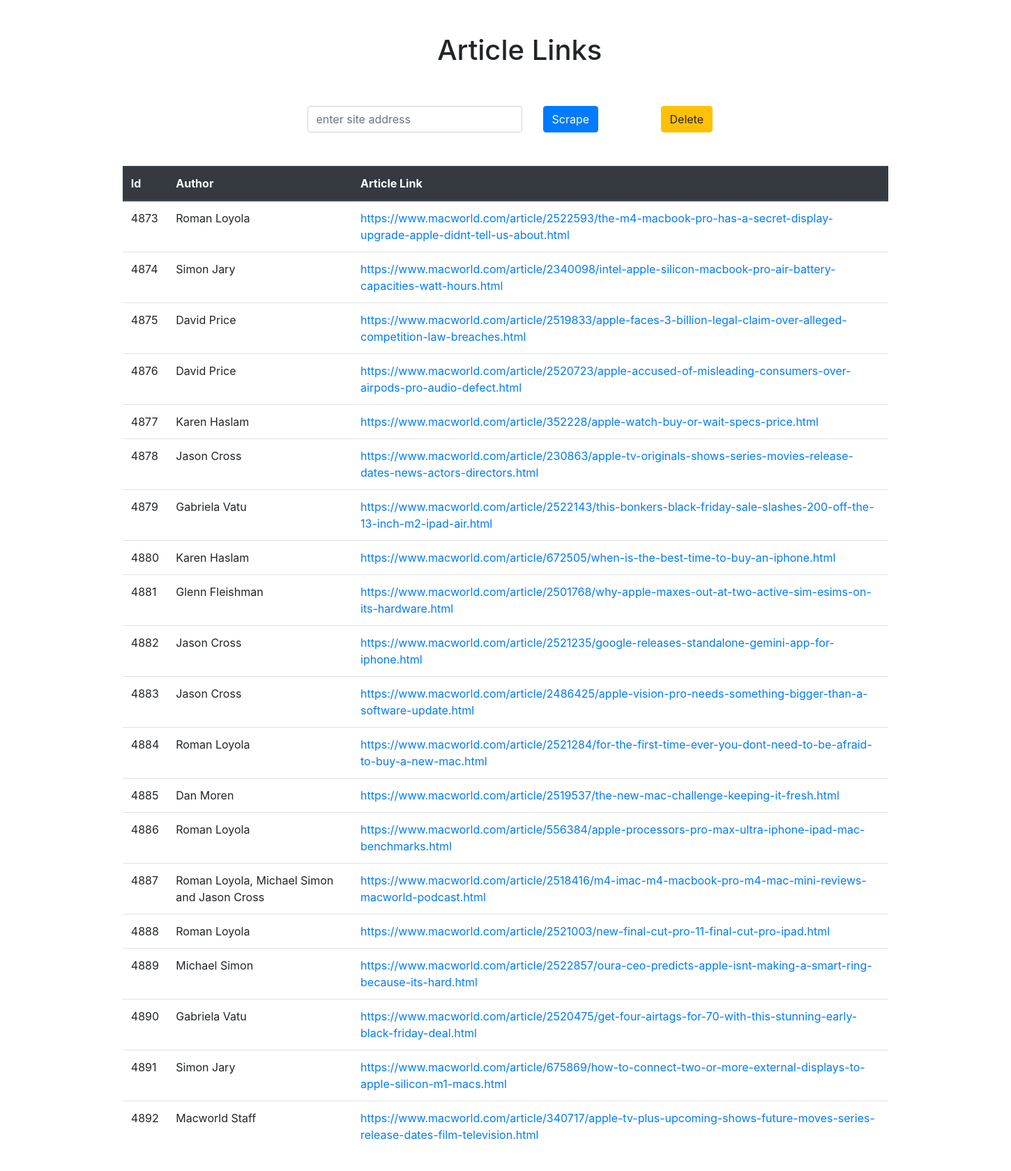
The page / on the database its author committed.
### webscraper/models.py (models this page shows, shortened)
class scraped_data(models.Model):
    name = models.CharField(max_length=100 ,null=True ,blank=True )
    address = models.CharField(max_length=200 ,null=True ,blank=True)
    title = models.CharField(max_length=250 ,null=True ,blank=True)
    published = models.CharField(max_length=50 ,null=True ,blank=True)
    article_img = models.CharField(max_length=150 ,null=True ,blank=True)
    body =models.CharField(max_length=20000 ,null=True ,blank=True)

### webscraper/views.py (the view)
# urls.py: path('',views.scrape,name='scrape'),
def scrape(request):
    if request.method == 'POST':
        site  = request.POST.get('site','')
        if site!='' and site!= None:
            article_links = macworld_article_list(site)
            if article_links:
                for article in article_links:
                    art = macworld_article_details(article)
                    if art:
                        name = art.get('author', 'Unknown Author')
                        address = art.get('url', 'No URL')
                        title = art.get('title', 'No Title')
                        published = art.get('published', 'No Date')
                        body = art.get('body', 'No Content')
                        article_img = art.get('article_img','no image')
                        scraped_data.objects.create(
                            name=name,
                            address=address,
                            title=title,
                            published=published,
                            article_img=article_img,
                            body=body
                        )
                    else:
                        print(f"Skipping article: {article} (No details found)")
            return HttpResponseRedirect('/')
        else:
            data  = scraped_data.objects.all()
    else:
        data  = scraped_data.objects.only('name', 'address')
    return render(request,'webscraper/scraper.html',{'data':data})

### webscraper/templates/webscraper/scraper.html (shortened to what this page needs)
<!DOCTYPE html>
<html lang="en">
    <head>
        <link rel="stylesheet" href="https://stackpath.bootstrapcdn.com/bootstrap/4.3.1/css/bootstrap.min.css">
</head>
<body>
    <div class="row m-5">
        <div class="col-md-6 offset-md-5 ">
            <h1>Article Links</h1>
        </div>
    </div>
    <div class="container offset-md-3">
        <div class="row m-5 ">
            <div class="col-md-4">
                <form action="/" method="POST">
                    <input type="text" name="site" class="form-control" id="site" placeholder="enter site address">
            </div>
            <div class="col-md-2">
                <button class="btn btn-primary" type="submit">Scrape</button>
            </div>
            <div class="col-md-6">
                <a class="btn btn-warning" href="/clear">Delete</a>
            </div>
        </div>
    </div>
    <div class="row m-5">
        <div class="col-md-10 offset-md-1 ">
            <div class="table-responsive">
                <table class="table">
                    <thead class="thead-dark">
                      <tr>
                        <th scope="col">Id</th>
                        <th scope="col">Author</th>
                        <th scope="col">Article Link</th>
                      </tr>
                    </thead>
                    <tbody>
                    {% for link in data %}
                      <tr>
                        <td>{{link.id}}</td>
                        <td>{{link.name}}</td>
                        <td><a href="/detail/{{link.id}}">{{link.address}}</a></td>
                      </tr>
                    {% endfor %}
                    </tbody>
                  </table>
            </div>
        </div>
    </div>
</body>
</html>

### rows shown on the page
scraped_data: id "4873", name "Roman Loyola", address "https://www.macworld.com/article/2522593/the-m4-macbook-pro-has-a-secret-display-upgrade-apple-didnt-tell-us-about.html"
scraped_data: id "4874", name "Simon Jary", address "https://www.macworld.com/article/2340098/intel-apple-silicon-macbook-pro-air-battery-capacities-watt-hours.html"
scraped_data: id "4875", name "David Price", address "https://www.macworld.com/article/2519833/apple-faces-3-billion-legal-claim-over-alleged-competition-law-breaches.html"
scraped_data: id "4876", name "David Price", address "https://www.macworld.com/article/2520723/apple-accused-of-misleading-consumers-over-airpods-pro-audio-defect.html"
scraped_data: id "4877", name "Karen Haslam", address "https://www.macworld.com/article/352228/apple-watch-buy-or-wait-specs-price.html"
scraped_data: id "4878", name "Jason Cross", address "https://www.macworld.com/article/230863/apple-tv-originals-shows-series-movies-release-dates-news-actors-directors.html"
scraped_data: id "4879", name "Gabriela Vatu", address "https://www.macworld.com/article/2522143/this-bonkers-black-friday-sale-slashes-200-off-the-13-inch-m2-ipad-air.html"
scraped_data: id "4880", name "Karen Haslam", address "https://www.macworld.com/article/672505/when-is-the-best-time-to-buy-an-iphone.html"
scraped_data: id "4881", name "Glenn Fleishman", address "https://www.macworld.com/article/2501768/why-apple-maxes-out-at-two-active-sim-esims-on-its-hardware.html"
scraped_data: id "4882", name "Jason Cross", address "https://www.macworld.com/article/2521235/google-releases-standalone-gemini-app-for-iphone.html"
scraped_data: id "4883", name "Jason Cross", address "https://www.macworld.com/article/2486425/apple-vision-pro-needs-something-bigger-than-a-software-update.html"
scraped_data: id "4884", name "Roman Loyola", address "https://www.macworld.com/article/2521284/for-the-first-time-ever-you-dont-need-to-be-afraid-to-buy-a-new-mac.html"
scraped_data: id "4885", name "Dan Moren", address "https://www.macworld.com/article/2519537/the-new-mac-challenge-keeping-it-fresh.html"
scraped_data: id "4886", name "Roman Loyola", address "https://www.macworld.com/article/556384/apple-processors-pro-max-ultra-iphone-ipad-mac-benchmarks.html"
scraped_data: id "4887", name "Roman Loyola, Michael Simon and Jason Cross", address "https://www.macworld.com/article/2518416/m4-imac-m4-macbook-pro-m4-mac-mini-reviews-macworld-podcast.html"
scraped_data: id "4888", name "Roman Loyola", address "https://www.macworld.com/article/2521003/new-final-cut-pro-11-final-cut-pro-ipad.html"
scraped_data: id "4889", name "Michael Simon", address "https://www.macworld.com/article/2522857/oura-ceo-predicts-apple-isnt-making-a-smart-ring-because-its-hard.html"
scraped_data: id "4890", name "Gabriela Vatu", address "https://www.macworld.com/article/2520475/get-four-airtags-for-70-with-this-stunning-early-black-friday-deal.html"
scraped_data: id "4891", name "Simon Jary", address "https://www.macworld.com/article/675869/how-to-connect-two-or-more-external-displays-to-apple-silicon-m1-macs.html"
scraped_data: id "4892", name "Macworld Staff", address "https://www.macworld.com/article/340717/apple-tv-plus-upcoming-shows-future-moves-series-release-dates-film-television.html"
